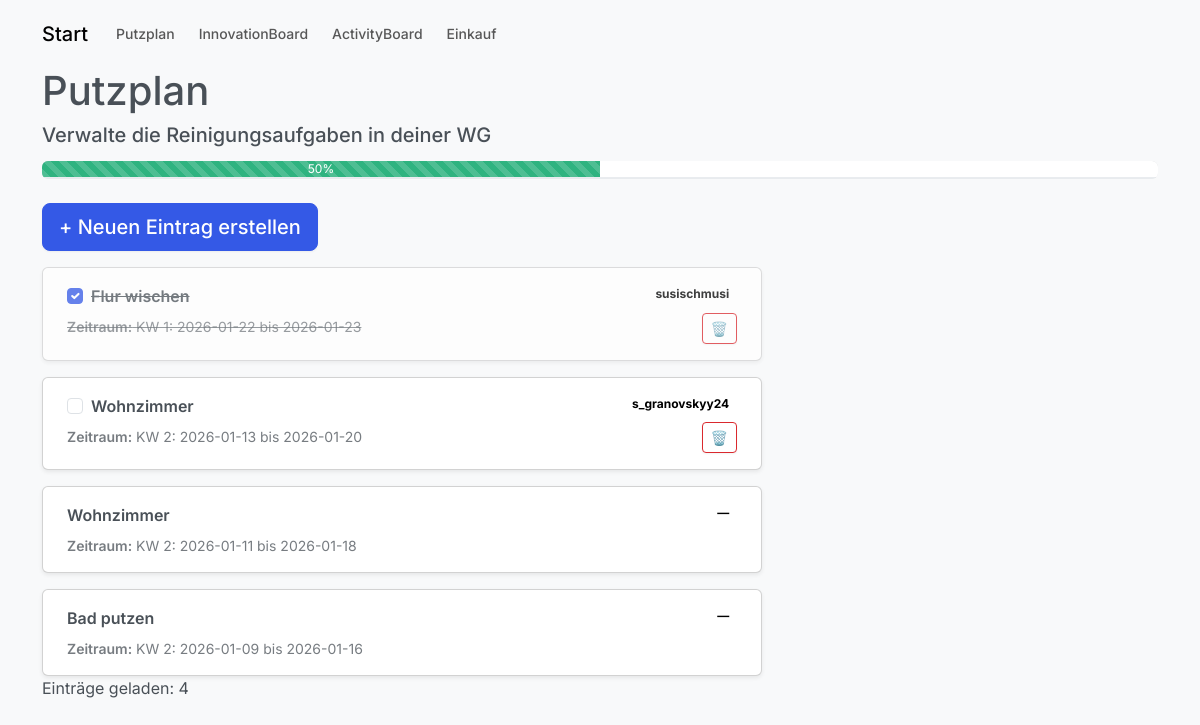
The page /putzplan/ (signed in) on the database as committed earlier.
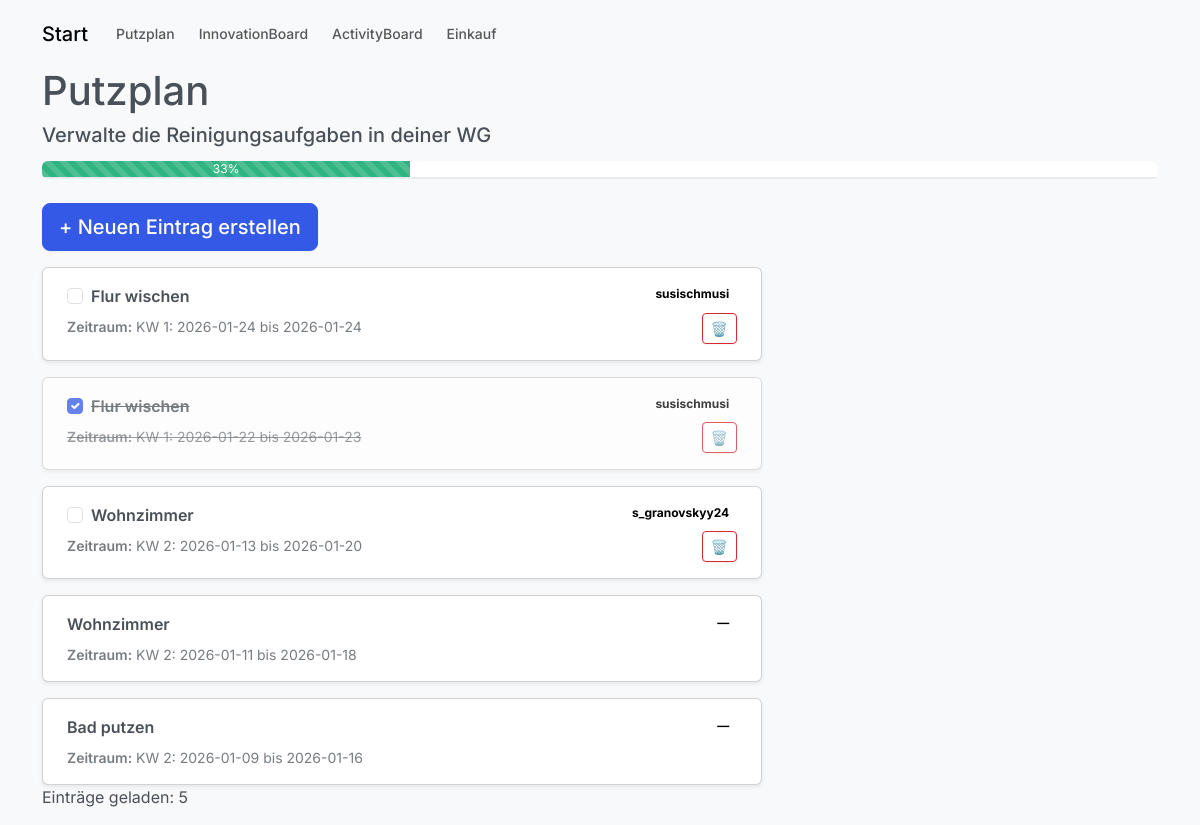
The same page on the database as committed later.
### db.py (models this page shows)
class CleaningTemplate(db.Model):
    __tablename__ = 'CLEANING_TEMPLATE'
    template_id = db.Column(db.Integer, primary_key=True, index=True)
    wg_id = db.Column(db.Integer, db.ForeignKey('WG.wg_id'), nullable=False)
    name = db.Column(db.String, nullable=False)
    description = db.Column(db.String)
    frequency = db.Column(db.String, nullable=False)
    is_active = db.Column(db.Boolean, default=True)
    position = db.Column(db.Integer)
    wg = db.relationship('Wg', back_populates='cleaning_templates')
    tasks = db.relationship('CleaningTask', back_populates='template', cascade='all, delete-orphan')

class User(db.Model):
    __tablename__ = 'USER'
    user_id = db.Column(db.Integer, primary_key=True, index=True, unique=True)
    username = db.Column(db.String, nullable=False, unique=True)
    password_hash = db.Column(db.String, nullable=False, unique=True)
    email = db.Column(db.String, nullable=False, unique=True)
    role = db.Column(db.String, nullable=False)
    wg_id = db.Column(db.Integer, db.ForeignKey('WG.wg_id'), nullable=True)
    wg = db.relationship('Wg', back_populates='users')
    cleaning_tasks = db.relationship('CleaningTask', back_populates='assigned_user')
    activities_created = db.relationship('Activity', back_populates='creator')
    ideas = db.relationship('Idea', back_populates='creator',foreign_keys='Idea.created_by')
    idea_comments = db.relationship('Idea_Comment', back_populates='user')
    idea_likes = db.relationship('Idea_Like', back_populates='user')
    added_items = db.relationship('ShoppingItem', foreign_keys='ShoppingItem.added_by', back_populates='added_by_user')
    assigned_items = db.relationship('ShoppingItem', foreign_keys='ShoppingItem.assigned_to', back_populates='assigned_to_user')
    joined_activities = db.relationship(
        "Activity",
        secondary=activity_participants,
        back_populates="participants"
    )  #joined_activities

### app.py (the view, shortened to what this page needs)
@app.route("/putzplan/", methods=["GET", "POST"])
def putzplan():
    if 'user_id' not in session:
        return redirect(url_for('login'))
    form = PutzplanForm()
    if request.method == "POST":
        print("POST angekommen")
        print("form.validate_on_submit():", form.validate_on_submit())
        print("form.errors:", form.errors)
        print("zustaendig raw:", request.form.get("zustaendig"))
    all_users = User.query.all()
    putzplan_eintraege = (CleaningTemplate.query
                          .filter_by(wg_id=1, is_active=True) #wg_id = user.wg_id
                          .order_by(CleaningTemplate.template_id.desc())
                          .all())
    tasks = (CleaningTask.query
         .join(CleaningTemplate)
         .filter(CleaningTemplate.wg_id == 1)
         .all())
    total_tasks = len(tasks)
    completed_tasks = sum(1 for t in tasks if t.status == "completed")
    progress = int((completed_tasks / total_tasks) * 100) if total_tasks else 0
    return render_template("putzplan.html", form=form, all_users=all_users,putzplan=putzplan_eintraege,
                           total_tasks=total_tasks, completed_tasks=completed_tasks, progress=progress)

### docs/forms.py
class PutzplanForm(FlaskForm):
    aufgabe = StringField('Aufgabe', validators=[InputRequired(), Length(min=1, max=100)], render_kw={"placeholder": "z.B. Bad putzen"})
    zustaendig = StringField('Zuständig', validators=[InputRequired(), Length(min=1, max=50), UserExistsValidator()], render_kw={"placeholder": "z.B. Max"})
    woche = IntegerField('Kalenderwoche', validators=[InputRequired(), NumberRange(min=1, max=53)], render_kw={"placeholder": "1-53"})
    von_datum = DateField('Von', validators=[InputRequired()], render_kw={"placeholder": "DD.MM.YYYY"})
    bis_datum = DateField('Bis', validators=[InputRequired()], render_kw={"placeholder": "DD.MM.YYYY"})
    submit = SubmitField('Erstellen')

### templates/putzplan.html (shortened to what this page needs)
{% extends "base.html" %}
{% block content %}
<nav class="navbar navbar-expand-lg navbar-light bg-light">
  <a class="navbar-brand" href="{{ url_for('dashboard') }}">Start</a>
  <div class="navbar-nav">
    <a class="nav-link" href="{{ url_for('putzplan') }}">Putzplan</a>
    <a class="nav-link" href="{{ url_for('innovation_board') }}">InnovationBoard</a>
    <a class="nav-link" href="{{ url_for('activity_board') }}">ActivityBoard</a>
    <a class="nav-link" href="{{ url_for('einkaufsplan') }}">Einkauf</a>
</nav>
<h1>Putzplan</h1>
<h5>Verwalte die Reinigungsaufgaben in deiner WG</h5>
{% set remaining = 100 - progress %}
<div class="position-relative" style="margin-top: 14px;">
  <div class="progress-stacked" style="height: 18px;">
    <div class="progress"
         role="progressbar"
         aria-label="Erledigt"
         aria-valuenow="{{ progress|int }}"
         aria-valuemin="0"
         aria-valuemax="100"
         style="width: {{ progress|int }}%;">
      <div class="progress-bar bg-success progress-bar-striped progress-bar-animated">
        {{ progress|int }}%
      </div>
    </div>
    <div class="progress"
         role="progressbar"
         aria-label="Offen"
         aria-valuenow="{{ remaining|int }}"
         aria-valuemin="0"
         aria-valuemax="100"
         style="width: {{ remaining|int }}%;">
      <div class="progress-bar bg-secondary">
      </div>
    </div>
</div>
<br>
<label for="modalToggle" class="btn btn-lg btn-primary">
    + Neuen Eintrag erstellen
</label>
<div class="d-flex flex-column gap-3 mt-3">
  {% for eintrag in putzplan %}
    {% set task = eintrag.tasks[0] if eintrag.tasks else None %}
    {% set assigned_name = (eintrag.tasks[0].assigned_user.username if eintrag.tasks and eintrag.tasks[0].assigned_user else "—") %}
    {% set is_done = (task and task.status == 'completed') %}
    <div class="card shadow-sm {% if is_done %}opacity-75{% endif %}" style="max-width: 720px; width: 100%;">
      <div class="card-body">
        <div class="d-flex justify-content-between align-items-start gap-3">
          <div class="flex-grow-1">
            {% if task %}
              <form method="POST" action="{{ url_for('toggle_cleaning_task', task_id=task.task_id) }}" class="m-0">
                <div class="form-check">
                  <input class="form-check-input"
                         type="checkbox"
                         id="task{{ task.task_id }}"
                         name="done"
                         onchange="this.form.submit()"
                         {% if is_done %}checked{% endif %}>
                  <label class="form-check-label fw-semibold {% if is_done %}text-decoration-line-through{% endif %}"
                         for="task{{ task.task_id }}">
                    {{ eintrag.name }}
                  </label>
                </div>
              </form>
            {% else %}
              <div class="fw-semibold">{{ eintrag.name }}</div>
            {% endif %}
            <div class="mt-2 small text-body-secondary {% if is_done %}text-decoration-line-through{% endif %}">
              <span class="fw-semibold">Zeitraum:</span> {{ eintrag.description }}
            </div>
          </div>
          <div class="d-flex flex-column align-items-end gap-2">
            <span class="badge text-bg-secondary">{{ assigned_name }}</span>
            {% if task %}
              <form method="POST" action="{{ url_for('delete_cleaning_task', template_id=eintrag.template_id) }}" class="m-0">
                <button type="submit"
                        class="btn btn-sm btn-outline-danger"
                        onclick="return confirm('Aufgabe wirklich löschen?');">
                  🗑️
                </button>
              </form>
            {% endif %}
          </div>
        </div>
      </div>
    </div>
  {% else %}
    <div class="alert alert-info" style="max-width: 720px;">
      Noch keine Einträge im Putzplan. Sei die/der Erste!
    </div>
  {% endfor %}
</div>
<p>Einträge geladen: {{ putzplan|length }}</p>
{%endblock %}

Rows that differ between the two databases and show on the page:
added CleaningTemplate: name "Flur wischen", description "KW 1: 2026-01-24 bis 2026-01-24", {{ assigned_name }} "susischmusi"
Other text that changed with them:
{{ progress|int }}: 50 → 33 (drawn)
{{ progress|int }}: "50" → "33"
{{ remaining|int }}: 50 → 67 (drawn)
{{ putzplan|length }}: "4" → "5"
